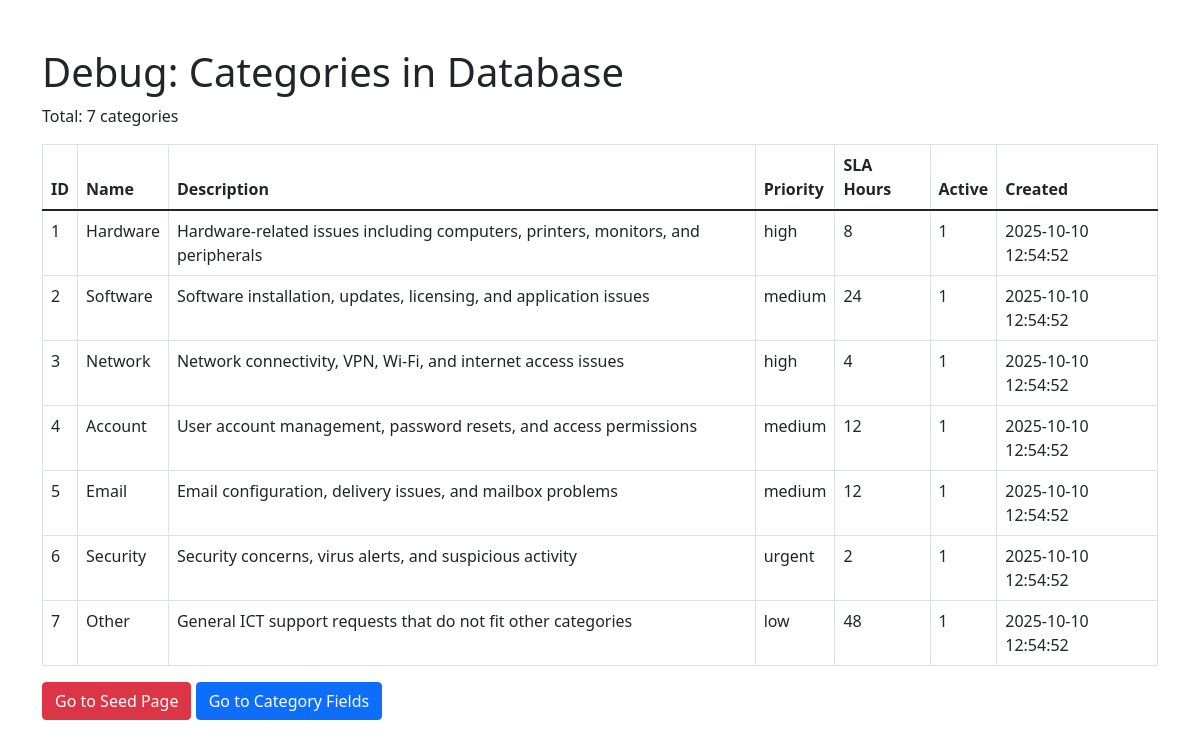
The page /admin/debug_categories.php (signed in) on the database its author committed.
### tables this page shows
CREATE TABLE categories (
    category_id INT PRIMARY KEY AUTO_INCREMENT,
    name VARCHAR(100) NOT NULL,
    description TEXT,
    default_priority ENUM('low', 'medium', 'high', 'urgent') DEFAULT 'medium',
    sla_hours INT DEFAULT 24,
    is_active BOOLEAN DEFAULT TRUE,
    created_at TIMESTAMP DEFAULT CURRENT_TIMESTAMP,
    INDEX idx_is_active (is_active),
    INDEX idx_name (name)
);

### classes/Database.php (called while the page is built, shortened)
<?php
class Database {
    private static $instance = null;
    private $connection = null;
    private $host;
    private $dbname;
    private $username;
    private $password;
    private function __construct() {
        $this->host = DB_HOST;
        $this->dbname = DB_NAME;
        $this->username = DB_USER;
        $this->password = DB_PASS;
    }
    public static function getInstance() {
        if (self::$instance === null) {
            self::$instance = new self();
        }
        return self::$instance;
    }
    private function connect() {
        try {
            $dsn = "mysql:host={$this->host};dbname={$this->dbname};charset=utf8mb4";
            $options = [
                PDO::ATTR_ERRMODE => PDO::ERRMODE_EXCEPTION,
                PDO::ATTR_DEFAULT_FETCH_MODE => PDO::FETCH_ASSOC,
                PDO::ATTR_EMULATE_PREPARES => false,
                PDO::ATTR_PERSISTENT => false
            ];
            $this->connection = new PDO($dsn, $this->username, $this->password, $options);
        } catch (PDOException $e) {
            $this->logError('Database Connection', 'Failed to connect to database', [
                'error' => $e->getMessage()
            ]);
            throw new Exception("Database connection failed");
        }
    }
    public function query($sql, $params = []) {
        try {
            $stmt = $this->connection->prepare($sql);
            $stmt->execute($params);
            return $stmt;
        } catch (PDOException $e) {
            $this->logError('Database Query', 'Query execution failed', [
                'sql' => $sql,
                'error' => $e->getMessage()
            ]);
            return false;
        }
    }
    public function fetchAll($sql, $params = []) {
        try {
            $stmt = $this->query($sql, $params);
            return $stmt->fetchAll();
        } catch (PDOException $e) {
            $this->logError('Database FetchAll', 'Failed to fetch all rows', [
                'sql' => $sql,
                'error' => $e->getMessage()
            ]);
            return false;
        }
    }
}

### admin/debug_categories.php (the view, shortened to what this page needs)
<?php
require_once __DIR__ . '/../classes/Database.php';
$db = Database::getInstance();
$categories = $db->fetchAll("SELECT * FROM categories ORDER BY category_id");
?>
<!DOCTYPE html>
<html>
<head>
    <link href="https://cdn.jsdelivr.net/npm/bootstrap@5.1.3/dist/css/bootstrap.min.css" rel="stylesheet">
</head>
<body>
    <div class="container mt-5">
        <h1>Debug: Categories in Database</h1>
        <p>Total: <?php echo count($categories); ?> categories</p>
        <table class="table table-bordered">
            <thead>
                <tr>
                    <th>ID</th>
                    <th>Name</th>
                    <th>Description</th>
                    <th>Priority</th>
                    <th>SLA Hours</th>
                    <th>Active</th>
                    <th>Created</th>
                </tr>
            </thead>
            <tbody>
                <?php foreach ($categories as $cat): ?>
                    <tr>
                        <td><?php echo $cat['category_id']; ?></td>
                        <td><?php echo htmlspecialchars($cat['name']); ?></td>
                        <td><?php echo htmlspecialchars($cat['description']); ?></td>
                        <td><?php echo $cat['default_priority']; ?></td>
                        <td><?php echo $cat['sla_hours']; ?></td>
                        <td><?php echo $cat['is_active']; ?></td>
                        <td><?php echo $cat['created_at'] ?? 'N/A'; ?></td>
                    </tr>
                <?php endforeach; ?>
            </tbody>
        </table>
        <a href="seed_categories.php" class="btn btn-danger">Go to Seed Page</a>
        <a href="category_fields.php" class="btn btn-primary">Go to Category Fields</a>
    </div>
</body>
</html>

### rows shown on the page
categories: category_id "1", name "Hardware", description "Hardware-related issues including computers, printers, monitors, and peripherals", default_priority "high", sla_hours "8", is_active "1", created_at "2025-10-10 12:54:52"
categories: category_id "2", name "Software", description "Software installation, updates, licensing, and application issues", default_priority "medium", sla_hours "24", is_active "1", created_at "2025-10-10 12:54:52"
categories: category_id "3", name "Network", description "Network connectivity, VPN, Wi-Fi, and internet access issues", default_priority "high", sla_hours "4", is_active "1", created_at "2025-10-10 12:54:52"
categories: category_id "4", name "Account", description "User account management, password resets, and access permissions", default_priority "medium", sla_hours "12", is_active "1", created_at "2025-10-10 12:54:52"
categories: category_id "5", name "Email", description "Email configuration, delivery issues, and mailbox problems", default_priority "medium", sla_hours "12", is_active "1", created_at "2025-10-10 12:54:52"
categories: category_id "6", name "Security", description "Security concerns, virus alerts, and suspicious activity", default_priority "urgent", sla_hours "2", is_active "1", created_at "2025-10-10 12:54:52"
categories: category_id "7", name "Other", description "General ICT support requests that do not fit other categories", default_priority "low", sla_hours "48", is_active "1", created_at "2025-10-10 12:54:52"

### other values the page prints
count($categories) "7"
